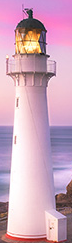
#> input picture Parte_06/tutorials/lighthouse.png, 72 x 243 px
$ python feature_matching.py   (Python 2 division)
#> lines starting #> are read from the running program, lines starting #| are printed output that depends on the picture; pictures that were not available may be replaced by others from this repository, and a replacement may not be noted
#!/usr/bin/env python3

import cv2
import numpy as np
from matplotlib import pyplot as plt


def main():
    img1 = cv2.imread('lighthouse.png', cv2.IMREAD_GRAYSCALE)
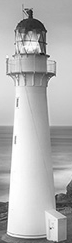
#> img1: shape (243, 72); min 20, max 255, mean 180.4
    img2 = cv2.imread('lighthouse_in_scene.jpg', cv2.IMREAD_GRAYSCALE)
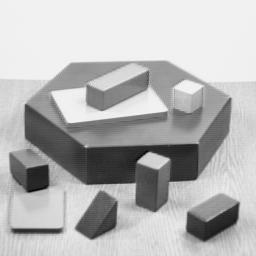
#> input picture Parte_06/tutorials/blox.jpg, 256 x 256 px, given in place of lighthouse_in_scene.jpg, which was not available
#> img2 is the input picture: shape (256, 256); min 0, max 252, mean 182.8

    # ----------------------------- ORB DETECTOR -----------------------------
    # # Initiate ORB detector
    # orb = cv2.ORB_create()

    # # find the keypoints and descriptors with ORB
    # kp1, des1 = orb.detectAndCompute(img1,None)
    # kp2, des2 = orb.detectAndCompute(img2,None)

    # # create BFMatcher object
    # bf = cv2.BFMatcher(cv2.NORM_HAMMING, crossCheck=True)

    # # match descriptors
    # matches = bf.match(des1,des2)

    # # sort them in the order of their distance
    # matches = sorted(matches, key = lambda x:x.distance)

    # # draw first 10 matches
    # img3 = cv2.drawMatches(img1,kp1,img2,kp2,matches[:10],None,flags=cv2.DrawMatchesFlags_NOT_DRAW_SINGLE_POINTS)

    # plt.imshow(img3)
    # plt.show()


    # ----------------------------- SIFT DETECTOR -----------------------------

    # # Initiate SIFT detector
    # sift = cv2.SIFT_create()

    # # find the keypoints and descriptors with SIFT
    # kp1, des1 = sift.detectAndCompute(img1,None)
    # kp2, des2 = sift.detectAndCompute(img2,None)

    # # BFMatcher with default params
    # bf = cv2.BFMatcher()
    # matches = bf.knnMatch(des1,des2,k=2)

    # # Apply ratio test
    # good = []
    # for m,n in matches:
    #     if m.distance < 0.75*n.distance:
    #         good.append([m])

    # # cv.drawMatchesKnn expects list of lists as matches.
    # img3 = cv2.drawMatchesKnn(img1,kp1,img2,kp2,good,None,flags=cv2.DrawMatchesFlags_NOT_DRAW_SINGLE_POINTS)

    # plt.imshow(img3),plt.show()


    # ----------------------------- FLANN DETECTOR -----------------------------

    # Initiate SIFT detector
    sift = cv2.SIFT_create()

    # find the keypoints and descriptors with SIFT
    kp1, des1 = sift.detectAndCompute(img1,None)
#> kp1 = 65 keypoints; strongest (x, y, size): (40, 51, 1.9), (31, 25, 15), (32, 45, 8.5), (30, 12, 4)
    kp2, des2 = sift.detectAndCompute(img2,None)
#> kp2 = 187 keypoints; strongest (x, y, size): (35, 180, 18.6), (154, 161, 12.2), (204, 228, 22), (99, 222, 23.1)

    # FLANN parameters
    FLANN_INDEX_KDTREE = 1
    index_params = dict(algorithm = FLANN_INDEX_KDTREE, trees = 5)
    search_params = dict(checks=50)   # or pass empty dictionary

    flann = cv2.FlannBasedMatcher(index_params,search_params)

    matches = flann.knnMatch(des1,des2,k=2)
#> matches = 65 matches

    # Need to draw only good matches, so create a mask
    matchesMask = [[0,0] for i in range(len(matches))]
#> matchesMask = 65 pairs, first value 0 to 0, second value 0 to 0

    # ratio test as per Lowe's paper
    for i,(m,n) in enumerate(matches):
        if m.distance < 0.7*n.distance:
            matchesMask[i]=[1,0]
#> this loop made 65 passes

    draw_params = dict(matchColor = (0,255,0),
                    singlePointColor = (255,0,0),
                    matchesMask = matchesMask,
                    flags = cv2.DrawMatchesFlags_DEFAULT)
#> draw_params = 4 items

    img3 = cv2.drawMatchesKnn(img1,kp1,img2,kp2,matches,None,**draw_params)
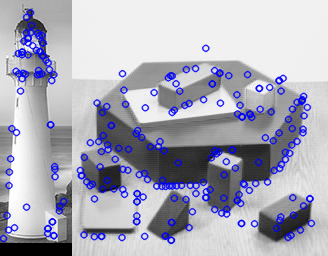
#> img3: shape (256, 328, 3); mean of channels 0, 1, 2 186.3, 171.4, 171.4; drawn as B, G, R

    plt.imshow(img3,),plt.show()


if __name__ == "__main__":
    main()
